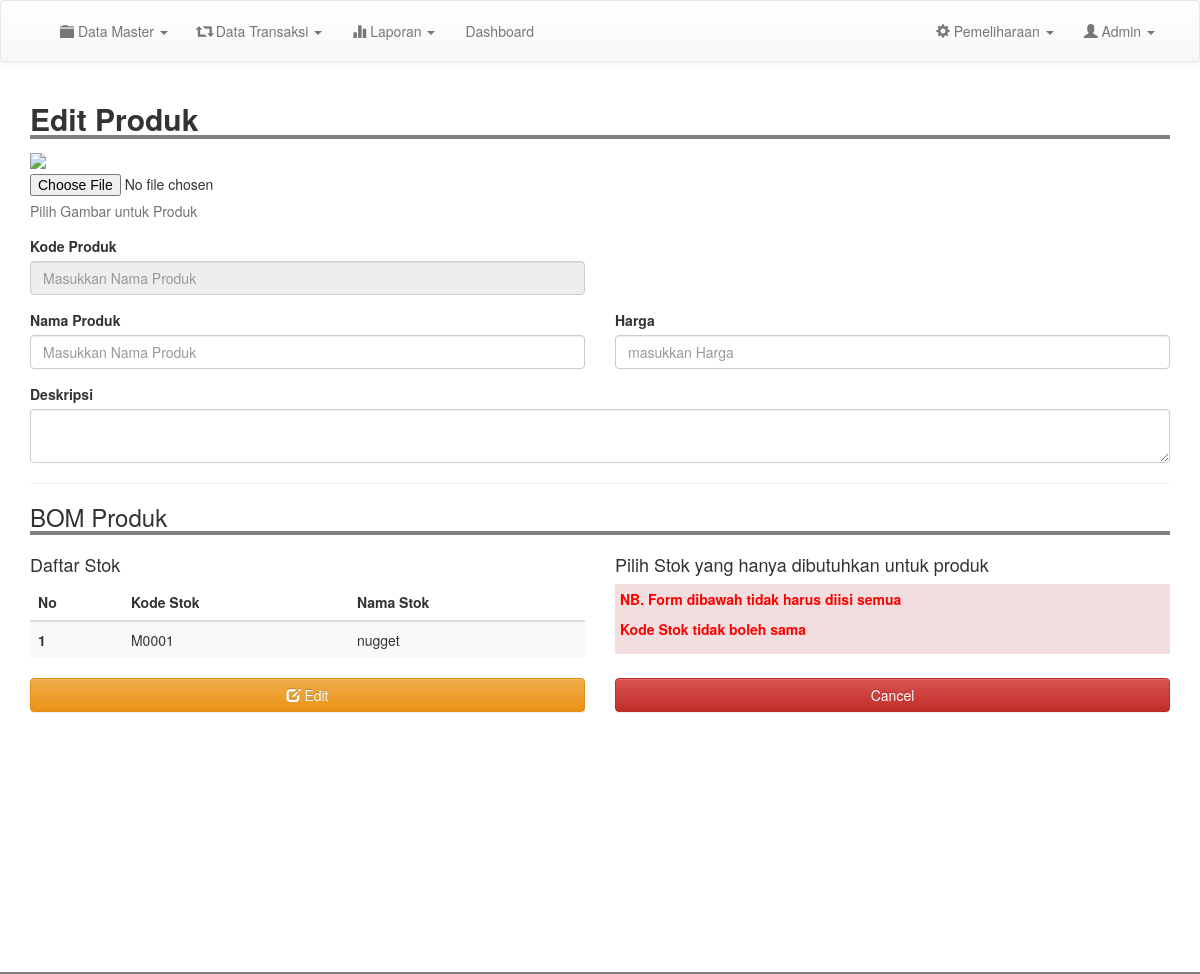
The page /admin/edit_produk.php (signed in) on the database as committed earlier.
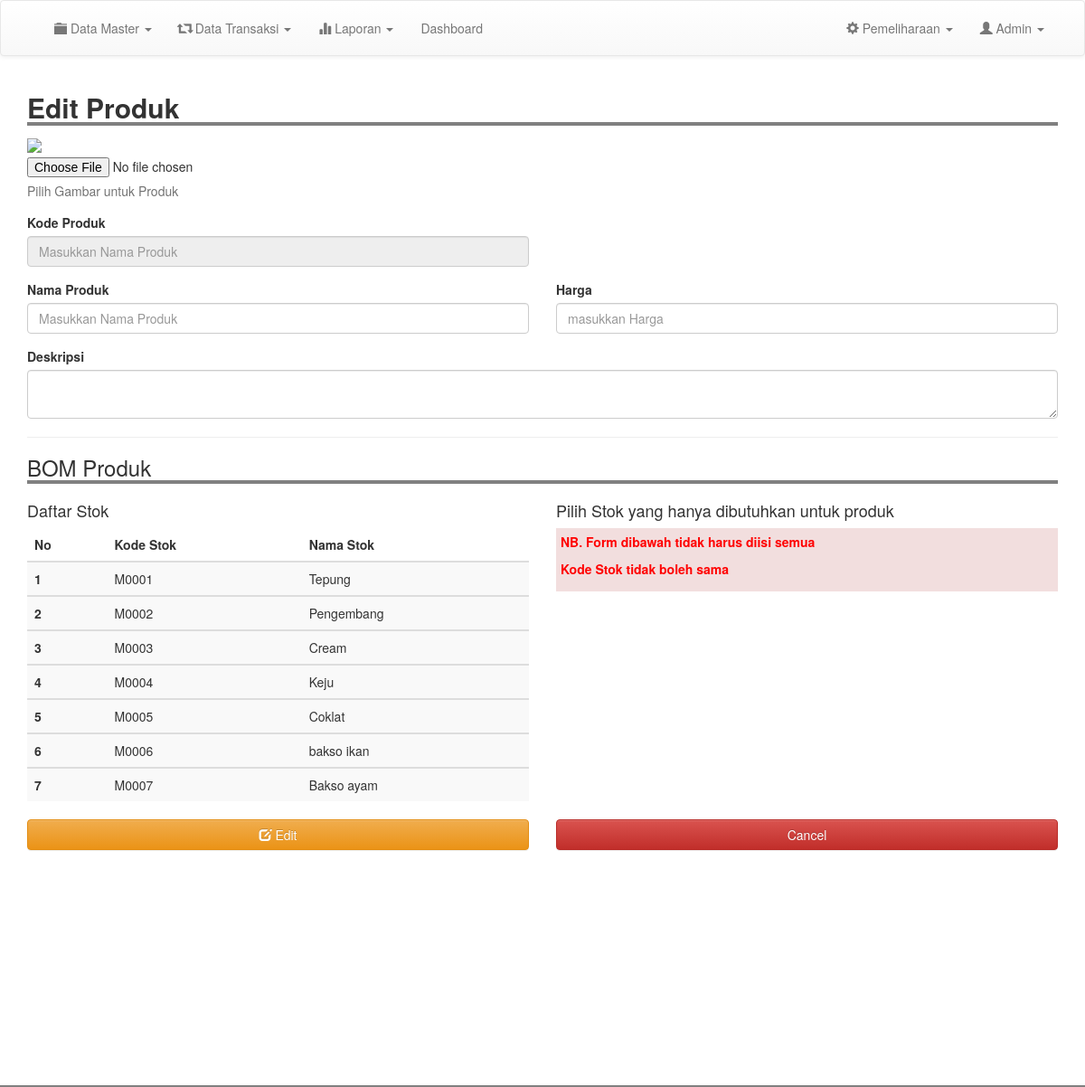
The same page on the database as committed later.
### tables this page shows
CREATE TABLE `inventory` (
  `kode_bk` varchar(100) NOT NULL,
  `nama` varchar(200) NOT NULL,
  `qty` varchar(200) NOT NULL,
  `satuan` varchar(200) NOT NULL,
  `harga` int(11) NOT NULL,
  `tanggal` date NOT NULL
);

### admin/edit_produk.php (the view, shortened to what this page needs)
<?php
include 'header.php';
$kode_produk = $_GET['kode'];
$kode = mysqli_query($conn, "SELECT * from produk where kode_produk = '$kode_produk'");
$data = mysqli_fetch_assoc($kode);
?>
<div class="container">
	<h2 style=" width: 100%; border-bottom: 4px solid gray"><b>Edit Produk</b></h2>
	<form action="proses/edit_produk.php" method="POST" enctype="multipart/form-data">
		<div class="form-group">
			<label for="exampleInputFile"><img src="../image/produk/<?= $data['image']; ?>" width="100"></label>
			<input type="file" id="exampleInputFile" name="files">
			<p class="help-block">Pilih Gambar untuk Produk</p>
		</div>
		<div class="row">
			<div class="col-md-6">
				<div class="form-group">
					<label for="exampleInputEmail1">Kode Produk</label>
					<input type="text" class="form-control" id="exampleInputEmail1" placeholder="Masukkan Nama Produk" disabled value="<?= $data['kode_produk']; ?>">
				</div>
			</div>
		</div>
		<div class="row">
			<div class="col-md-6">
				<div class="form-group">
					<label for="exampleInputEmail1">Nama Produk</label>
					<input type="text" class="form-control" id="exampleInputEmail1" placeholder="Masukkan Nama Produk" name="nama" value="<?= $data['nama']; ?>">
				</div>
			</div>
			<div class="col-md-6">
				<div class="form-group">
					<label for="exampleInputEmail1">Harga</label>
					<input type="number" class="form-control" id="exampleInputEmail1" placeholder="masukkan Harga" name="harga" value="<?= $data['harga']; ?>">
				</div>
			</div>
		</div>
		<div class="form-group">
			<label for="exampleInputPassword1">Deskripsi</label>
			<textarea name="desk" class="form-control">
				<?= $data['deskripsi']; ?>
			</textarea>
		</div>
		<hr>
		<h3 style=" width: 100%; border-bottom: 4px solid gray">BOM Produk</h3>
		<div class="row">
			<div class="col-md-6">
				<h4>Daftar Stok</h4>
				<table class="table table-striped ">
					<thead>
						<tr>
							<th scope="col">No</th>
							<th scope="col">Kode Stok</th>
							<th scope="col">Nama Stok</th>
						</tr>
					</thead>
					<?php
					$result2 = mysqli_query($conn, "SELECT * FROM inventory order by kode_bk asc");
					$no2 =1;
					while ($row2 = mysqli_fetch_assoc($result2)) {
						?>
						<tbody>
							<tr>
								<th scope="row"><?= $no2;  ?></th>
								<td><?= $row2['kode_bk']; ?></td>
								<td><?= $row2['nama']; ?></td>
							</tr>
						</tbody>
						<?php
						$no2++;
					}
					?>
				</table>
			</div>
			<div class="col-md-6">
				<h4>Pilih Stok yang hanya dibutuhkan untuk produk</h4>
				<div class="bg-danger" style="padding: 5px;">
				<p style="color: red; font-weight: bold;">NB. Form dibawah tidak harus diisi semua</p>
				<p style="color: red; font-weight: bold;">Kode Stok tidak boleh sama</p>
				</div>
				<br>
			</div>
		</div>
		<div class="row">
			<div class="col-md-6">
				<button type="submit"  class="btn btn-warning btn-block" ><i class="glyphicon glyphicon-edit"></i> Edit</button>
			</div>
			<div class="col-md-6">
				<a href="m_produk.php" class="btn btn-danger btn-block">Cancel</a>
			</div>
		</div>
		<br>
	</div>
<br>
<br>
<br>
<br>
<br>
<br>
<br>
<br>
<br>
<br>
<br>
<br>
<?php
include 'footer.php';
?>

Rows that differ between the two databases and show on the page:
changed inventory "M0001": nama "nugget" → "Tepung"
added inventory: kode_bk "M0002", nama "Pengembang"
added inventory: kode_bk "M0003", nama "Cream"
added inventory: kode_bk "M0004", nama "Keju"
added inventory: kode_bk "M0005", nama "Coklat"
added inventory: kode_bk "M0006", nama "bakso ikan"
added inventory: kode_bk "M0007", nama "Bakso ayam"
